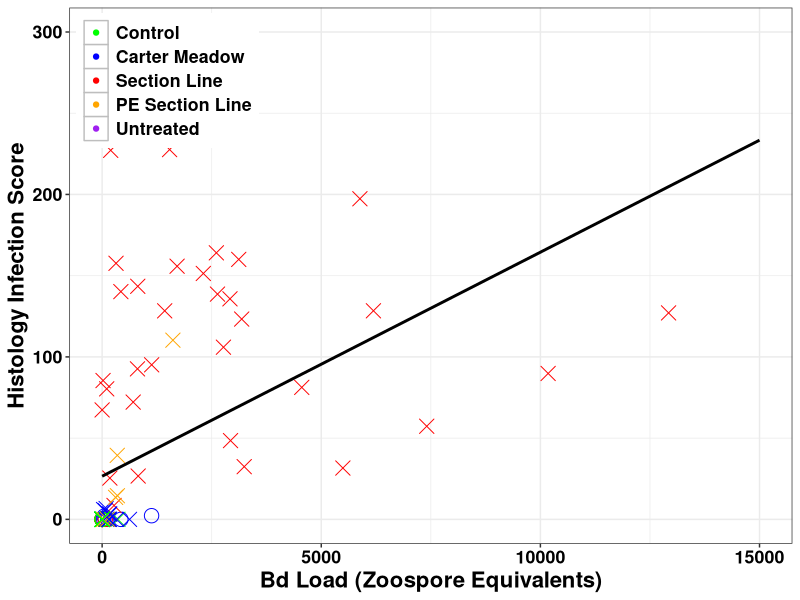

This figure's R source:
# Eskew et al. wood frog/American bullfrog transcriptomics study

# Histology Analyses

# This script generates: Figure 5

#==============================================================================


# Load packages

library(ggplot2)
library(dplyr)

#==============================================================================


# Import histology dataframe

d <- read.csv("../data/histology_data.csv")


# Filter to only include records with histology scores

d <- filter(d, !is.na(HistoScore))
nrow(d)

# How many samples with histology come from sacrificed animals?

d %>%
  filter(!is.na(HistoScore) & !is.na(DayOfSacrifice)) %>%
  nrow()

# How many samples with histology come from monitored animals
# (i.e., experiment-induced euthanasia/mortality)?

d %>%
  filter(!is.na(HistoScore) & is.na(DayOfSacrifice)) %>%
  nrow()

# Summarize histology scores by Species and Treatment

group_by(d, Species, Treatment) %>%
  summarize(SampleSize = n(),
            Avg = mean(HistoScore, na.rm = T),
            Min = min(HistoScore, na.rm = T),
            Max = max(HistoScore, na.rm = T))

# Look only at records that had a histology score of 0
# How many qPCR records also report 0 vs. > 0?

filter(d, HistoScore == 0) %>%
  summarize(NumTotal = n(), NumMatching = sum(AdjustedBdLoad == 0),
            NumNotMatching = sum(AdjustedBdLoad > 0))

# Look only at records that had a qPCR load of 0
# How many Histology records also report 0 vs. > 0?

filter(d, AdjustedBdLoad == 0) %>%
  summarize(NumTotal = n(), NumMatching = sum(HistoScore == 0),
            NumNotMatching = sum(HistoScore > 0))

#==============================================================================


# Plotting histology vs. qPCR comparison

labels <- c("Bullfrog" = "American Bullfrog", "Wood Frog" = "Wood Frog")

d$Species <- factor(d$Species, levels = c("Wood Frog", "Bullfrog"))
d$Treatment <- factor(d$Treatment,
                      levels = c("Control", "Carter", "SectionLine", 
                                 "PreviouslyExposedSectionLine",
                                 "Untreated"))


tiff("../figures/Figure_5.tiff", width = 800, height = 700, res = 96)

filter(d) %>%
  ggplot(aes(x = AdjustedBdLoad, y = HistoScore)) +
  theme_bw() +
  theme(legend.title = element_blank(),
        legend.justification = c(0, 1),
        legend.position = c(0.01, 0.99),
        legend.key = element_rect(color = "grey"),
        text = element_text(size = 16, face = "bold"),
        axis.text = element_text(color = "black"),
        strip.background = element_blank()) +
  geom_point(aes(size = 1.5, color = Treatment, shape = Species)) +
  geom_smooth(method = lm, se = F, color = "black", fullrange = T) + 
  xlim(0, 15000) + ylim(0, 300) +
  xlab("Bd Load (Zoospore Equivalents)") + ylab("Histology Infection Score") +
  scale_shape_manual(values = c(4, 1)) +
  scale_color_manual(labels = c("Control", "Carter Meadow", 
                                "Section Line", "PE Section Line",
                                 "Untreated"),
                     values = c("green", "blue", "red", "orange", "purple")) +
  guides(size = F, shape = F)
  #facet_wrap(~ Species, labeller = labeller(Species = labels))

dev.off()
